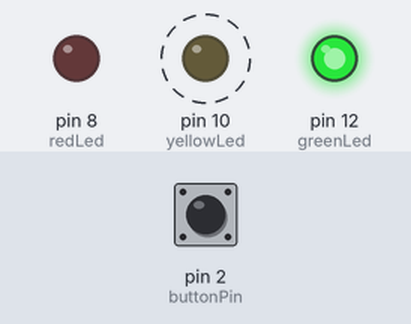
The sketch below on a simulated Arduino Uno, built with avr-gcc and run on an emulated ATmega328P. Shown: output pins drawn as LEDs (lit = HIGH). Dashed ring = blinking. The test bench sets the inputs (shaded band); at power-on: pin 2 (buttonPin) LOW.

Above: at 1.2 s.
1.3 s: pin 2 (buttonPin) pulled HIGH for 0.15 s
At 1.9 s:
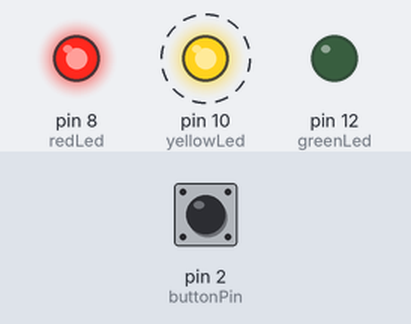
4.3 s: pin 2 (buttonPin) pulled HIGH for 1 s
At 4.75 s:
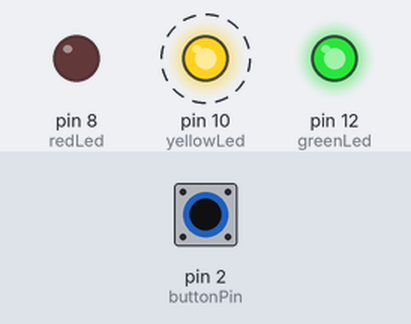
8.0 s: pin 2 (buttonPin) pulled HIGH for 3.2 s
At 8.25 s:
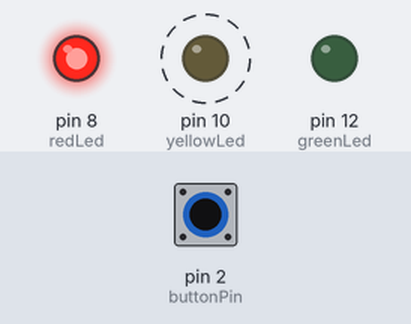
Timing chart, 0 to 18.7 s (numbered marks = the images above; inputs shaded):
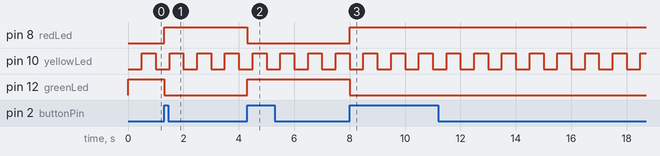

The sketch:

millis.ino
```cpp
const int greenLed = 12;
const int yellowLed = 10;
const int redLed = 8;
int ledStateY = LOW;

const int buttonPin = 2;
int buttonState;
int lastButtonState = LOW;
int buttonPushCounter = 0;

const unsigned long interval = 500;
unsigned long previousTime = 0;
unsigned long lastDebounceTime = 0;
unsigned long debounceDelay = 50;

void setup(){

    pinMode(greenLed, OUTPUT);
    pinMode(yellowLed, OUTPUT);
    pinMode(redLed, OUTPUT);
    pinMode(buttonPin, INPUT);

    digitalWrite(yellowLed, ledStateY);


}

void blinkYellowLed(){

  unsigned long currentTime = millis();

  if(currentTime - previousTime >= interval){

    previousTime = currentTime;

    if(ledStateY == HIGH){

      ledStateY = LOW;

    } else{

      ledStateY = HIGH;

    }

    digitalWrite(yellowLed, ledStateY);

  }

}

void greenLedRedLed(){

   int reading = digitalRead(buttonPin);

    if(reading != lastButtonState){

        lastDebounceTime = millis();

    }

    if((millis() - lastButtonState) > debounceDelay){

        if(reading != buttonState){

            buttonState = reading;

        }

    }

  if(buttonState != lastButtonState){

    if(buttonState == HIGH){

      buttonPushCounter++;

    }

  }

  lastButtonState = buttonState;

  if(buttonPushCounter % 2 == 0){

    digitalWrite(greenLed, HIGH);
    digitalWrite(redLed, LOW);

  } else{

    digitalWrite(redLed, HIGH);
    digitalWrite(greenLed, LOW);

  }

    lastButtonState = reading;

}

void loop(){

  blinkYellowLed();

  greenLedRedLed();

}
```

Measured:
- after the input at 1.3 s, pin 8 (redLed): LOW → HIGH at once; pin 12 (greenLed): HIGH → LOW at once
- after the input at 4.3 s, pin 8 (redLed): HIGH → LOW at once; pin 12 (greenLed): LOW → HIGH at once
- after the input at 8.0 s, pin 8 (redLed): LOW → HIGH at once; pin 12 (greenLed): HIGH → LOW at once
- by itself, pin 10 (yellowLed): alternates HIGH for 0.50 s and LOW for 0.50 s
